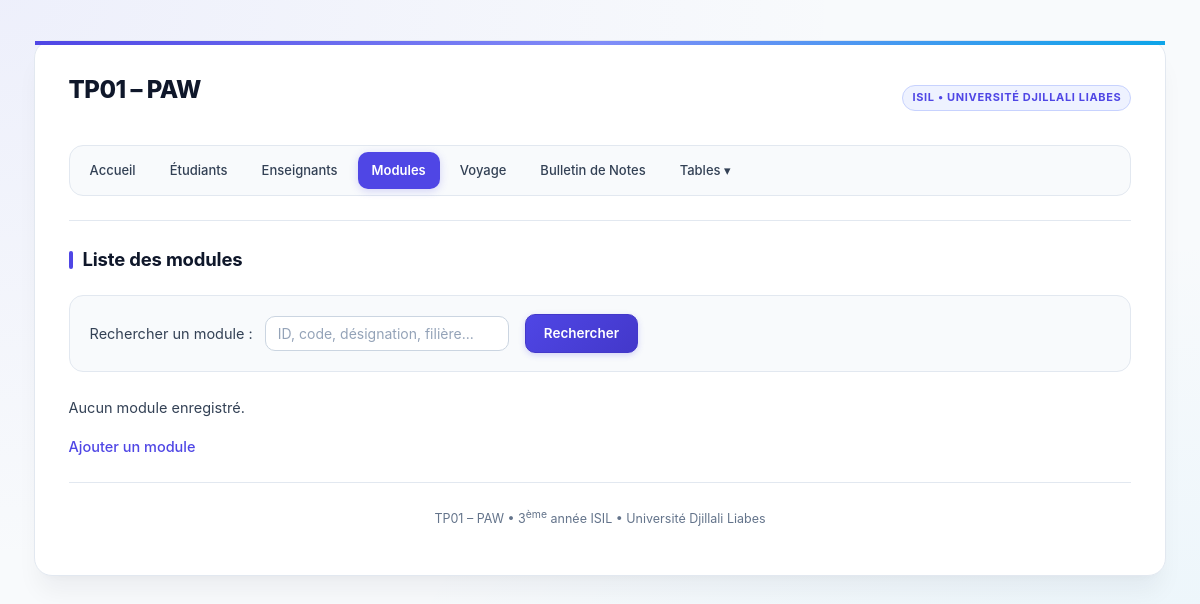
The app's page /module/liste.php, older data.
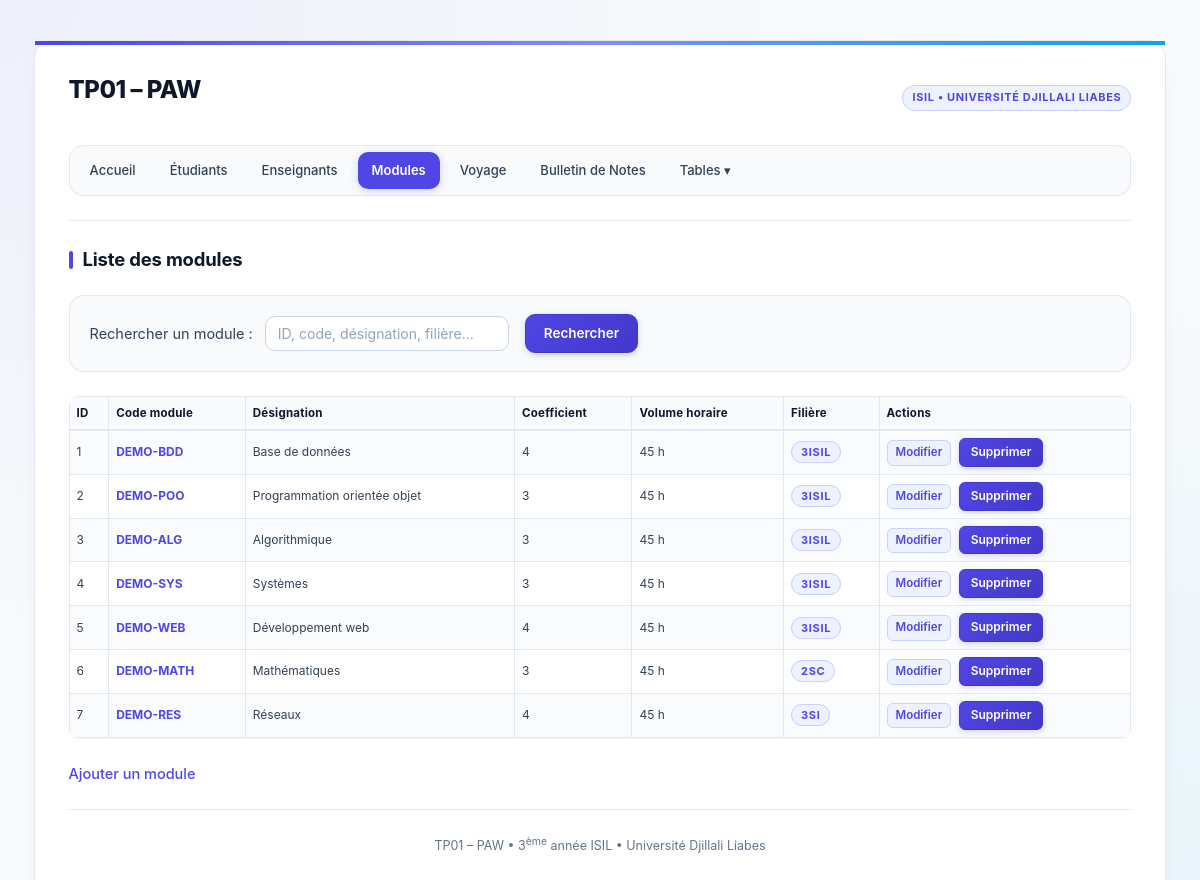
The same page, newer data.
### tables this page shows
CREATE TABLE IF NOT EXISTS module (
  id             INT AUTO_INCREMENT PRIMARY KEY,
  code_module    VARCHAR(20)  NOT NULL,
  designation    VARCHAR(100) NOT NULL,
  coefficient    INT          NOT NULL DEFAULT 1,
  volume_horaire INT          NOT NULL DEFAULT 0,
  filiere        VARCHAR(50)  NOT NULL
);

### includes/fonctions.php (called while the page is built, shortened)
<?php
function h($texte): string
{
    return htmlspecialchars((string)$texte, ENT_QUOTES, 'UTF-8');
}

### module/liste.php (the view, shortened to what this page needs)
<?php
require_once __DIR__ . '/../config/database.php';
require_once __DIR__ . '/../includes/fonctions.php';
$q = trim((string)($_GET['q'] ?? ''));
$modules = [];
$erreur = null;
try {
    if ($q !== '') {
        $stmt = $pdo->prepare(
            'SELECT * FROM module
             WHERE id = :id OR code_module LIKE :q OR designation LIKE :q OR filiere LIKE :q
             ORDER BY id'
        );
        $idVal = filter_var($q, FILTER_VALIDATE_INT);
        $stmt->execute([
            ':id' => $idVal !== false ? $idVal : 0,
            ':q'  => '%' . $q . '%',
        ]);
    } else {
        $stmt = $pdo->query('SELECT * FROM module ORDER BY id');
    }
    $modules = $stmt->fetchAll();
} catch (PDOException $e) {
    $erreur = "Erreur lors du chargement des modules.";
}
require __DIR__ . '/../includes/header.php';
?>
<form method="get" action="liste.php" class="form-recherche">
    <label for="search-module">Rechercher un module :</label>
    <input type="text" name="q" id="search-module" placeholder="ID, code, désignation, filière..." value="<?= h($q) ?>">
    <button type="submit">Rechercher</button>
</form>
<?php if ($erreur): ?>
    <p class="erreur"><?= h($erreur) ?></p>
<?php elseif (!$modules && $q !== ''): ?>
    <p>Aucun module trouvé pour la recherche « <?= h($q) ?> ».</p>
<?php elseif (!$modules): ?>
    <p>Aucun module enregistré.</p>
<?php else: ?>
    <table class="liste">
        <tr>
            <th>ID</th>
            <th>Code module</th>
            <th>Désignation</th>
            <th>Coefficient</th>
            <th>Volume horaire</th>
            <th>Filière</th>
            <th>Actions</th>
        </tr>
        <?php foreach ($modules as $m): ?>
            <tr>
                <td><?= h($m['id']) ?></td>
                <td><strong style="color:var(--primary);"><?= h($m['code_module']) ?></strong></td>
                <td><?= h($m['designation']) ?></td>
                <td><?= h($m['coefficient']) ?></td>
                <td><?= h($m['volume_horaire']) ?> h</td>
                <td><span class="brand-badge" style="background:#eef2ff; color:#4f46e5; border-color:#c7d2fe;"><?= h($m['filiere']) ?></span></td>
                <td>
                    <a href="module.php?id=<?= h($m['id']) ?>">Modifier</a>
                    <form method="post" action="supprimer.php" style="display:inline;" onsubmit="return confirm('Supprimer le module <?= h($m['designation']) ?> (ID <?= h($m['id']) ?>) ?');">
                        <button type="submit">Supprimer</button>
                    </form>
                </td>
            </tr>
        <?php endforeach; ?>
    </table>
<?php endif; ?>
<p><a href="module.php">Ajouter un module</a></p>
<?php require __DIR__ . '/../includes/footer.php'; ?>

Row changes from the older to the newer data that the page shows:
added module: id "1", code_module "DEMO-BDD", designation "Base de données", coefficient "4", volume_horaire "45", filiere "3ISIL"
added module: id "2", code_module "DEMO-POO", designation "Programmation orientée objet", coefficient "3", volume_horaire "45", filiere "3ISIL"
added module: id "3", code_module "DEMO-ALG", designation "Algorithmique", coefficient "3", volume_horaire "45", filiere "3ISIL"
added module: id "4", code_module "DEMO-SYS", designation "Systèmes", coefficient "3", volume_horaire "45", filiere "3ISIL"
added module: id "5", code_module "DEMO-WEB", designation "Développement web", coefficient "4", volume_horaire "45", filiere "3ISIL"
added module: id "6", code_module "DEMO-MATH", designation "Mathématiques", coefficient "3", volume_horaire "45", filiere "2SC"
added module: id "7", code_module "DEMO-RES", designation "Réseaux", coefficient "4", volume_horaire "45", filiere "3SI"
Text that changed along with them:
text no longer shown: "Aucun module enregistré."
text now shown: "ID Code module Désignation Coefficient Volume horaire Filière Actions"
